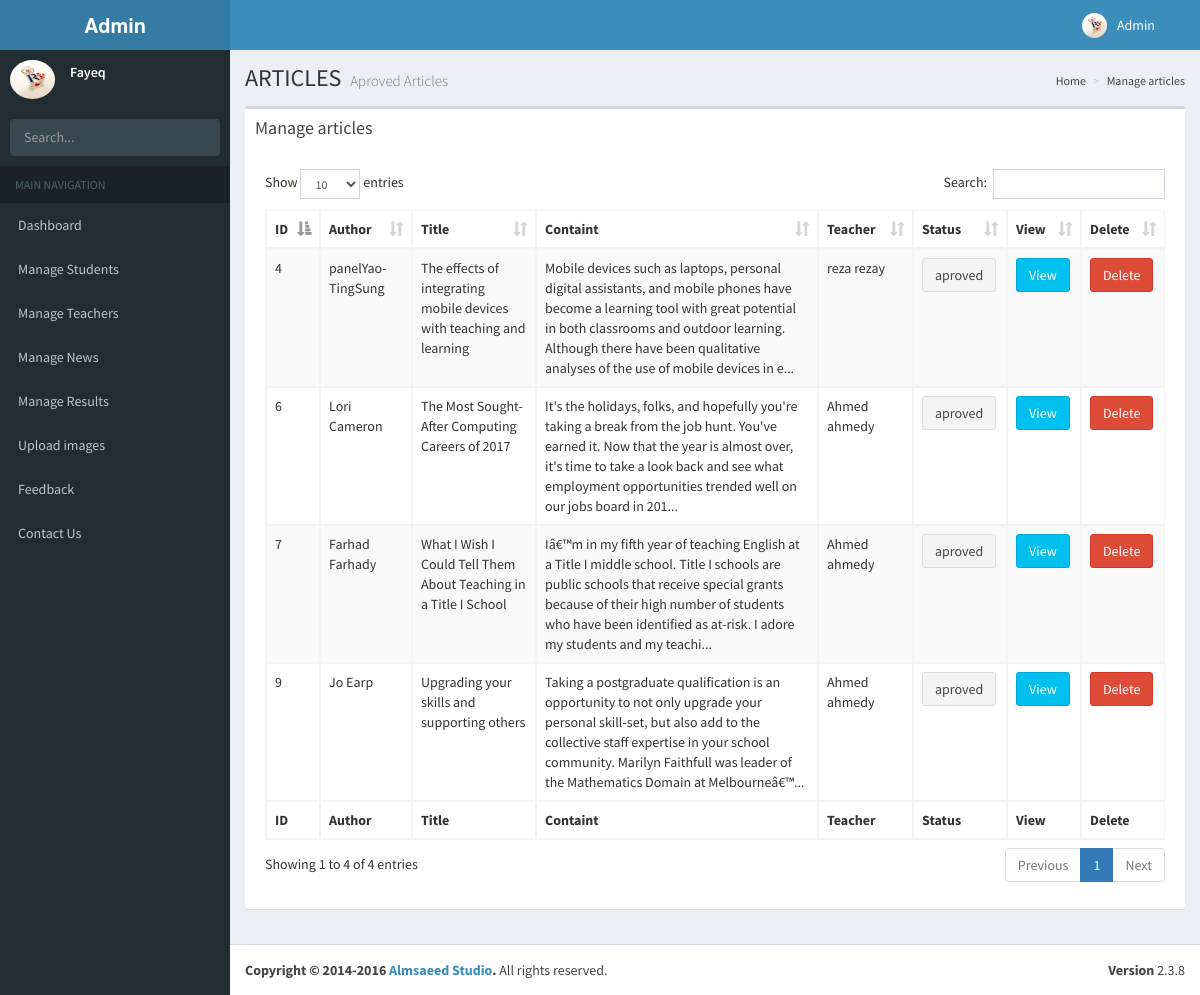
Page /admin/articles.php (signed in) on the committed database.
### tables this page shows
CREATE TABLE `articles` (
  `Article_id` int(11) NOT NULL,
  `Author_name` varchar(30) NOT NULL,
  `Article_title` varchar(200) NOT NULL,
  `Article_body` text NOT NULL,
  `Teacher_id` int(11) NOT NULL,
  `uploadDate` date NOT NULL,
  `Article_status` enum('aproved','notaproved') NOT NULL DEFAULT 'notaproved'
);

CREATE TABLE `teachers` (
  `Teacher_id` int(11) NOT NULL,
  `First_name` varchar(15) NOT NULL,
  `Last_name` varchar(15) NOT NULL,
  `User_name` varchar(20) NOT NULL,
  `Password` varchar(70) NOT NULL,
  `image` varchar(30) NOT NULL,
  `Gender` varchar(6) NOT NULL,
  `DOB` varchar(15) NOT NULL,
  `Address` text NOT NULL,
  `Phone` varchar(12) NOT NULL,
  `Faculty_id` int(11) DEFAULT NULL,
  `token` varchar(11) DEFAULT NULL,
  `status` enum('block','unblock') NOT NULL DEFAULT 'unblock'
);

### admin/articles.php (the view, shortened to what this page needs)
<?php
include'actions/database.php';
include('top_header.php');
include('left_menu.php');
$getArticles=$connect->query("SELECT *FROM articles JOIN teachers ON articles.Teacher_id=teachers.Teacher_id where articles.Article_status='aproved'");
?>
	<div class="content-wrapper">
    <section class="content-header">
      <h1>
        ARTICLES
        <small>Aproved Articles</small>
      </h1>
      <ol class="breadcrumb">
        <li><a href="#"><i class="fa fa-dashboard"></i> Home</a></li>
        <li><a href="#">Manage articles</a></li>
      </ol>
    </section>
        <section class="content">
      <div class="row">
        <div class="col-xs-12">
          <div class="box">
            <div class="box-header">
              <h3 class="box-title">Manage articles</h3>
            </div>
            <div class="box-body">
            <div class="box-body" style="overflow-x: scroll;">
              <table id="example1" class="table table-bordered table-striped">
                <thead>
                <tr>
                  <th>ID</th>
                  <th>Author</th>
                  <th>Title</th>
                  <th>Containt</th>
                  <th>Teacher</th>
                  <th>Status</th>
                  <th>View</th>
                  <th>Delete</th>
                </tr>
                </thead>
                <tbody>
                  <?php while($r=$getArticles->fetch_object()){?>
                      <tr>
                        <td><?php echo $r->Article_id?></td>
                        <td><?php echo $r->Author_name?></td>
                        <td><?php echo $r->Article_title?></td>
                        <td><?php echo substr($r->Article_body,0,250).'...'?></td>
                        <td><?php echo $r->First_name.' '.$r->Last_name?></td>
                        <td><a href="actions/aprove_article.php?aid=<?php echo $r->Article_id?>"><button class="btn btn-default"><?php echo $r->Article_status?></button></a></td>
                        <td><a href="../web/artilce_details.php?aid=<?php echo $r->Article_id?>"><button class="btn btn-info">View</button></a></td>
                        <td><a href="actions/delete_article.php?aid=<?php echo $r->Article_id?>" onclick="return confirm('Are You Sure?')"><button class="btn btn-danger">Delete</button></a></td>
                      </tr>
                  <?php }?>
                </tbody>
                <tfoot>
                 <tr>
                  <th>ID</th>
                  <th>Author</th>
                  <th>Title</th>
                  <th>Containt</th>
                  <th>Teacher</th>
                  <th>Status</th>
                  <th>View</th>
                  <th>Delete</th>
                </tr>
                </tfoot>
              </table>
            </div>
            </div>
          </div>
        </div>
      </div>
    </section>
  </div>
<?php
include('footer.php');
?>

### rows in the picture
articles: Article_id "4", Author_name "panelYao-TingSung", Article_title "The effects of integrating mobile devices with teaching and learning", Article_body "Mobile devices such as laptops, personal digital assistants, and mobile phones have become a learning tool with great potential in both classrooms and outdoor learning. Although there have been qualitative analyses of the use of mobile devices in e", Teacher.First_name "reza", Teacher.Last_name "rezay", Article_status "aproved"
articles: Article_id "6", Author_name "Lori Cameron", Article_title "The Most Sought-After Computing Careers of 2017", Article_body "It's the holidays, folks, and hopefully you're taking a break from the job hunt. You've earned it. Now that the year is almost over, it's time to take a look back and see what employment opportunities trended well on our jobs board in 201", Teacher.First_name "Ahmed", Teacher.Last_name "ahmedy", Article_status "aproved"
articles: Article_id "7", Author_name "Farhad Farhady", Article_title "What I Wish I Could Tell Them About Teaching in a Title I School", Article_body "Iâ€™m in my fifth year of teaching English at a Title I middle school. Title I schools are public schools that receive special grants because of their high number of students who have been identified as at-risk. I adore my students and my teachi", Teacher.First_name "Ahmed", Teacher.Last_name "ahmedy", Article_status "aproved"
articles: Article_id "9", Author_name "Jo Earp", Article_title "Upgrading your skills and supporting others", Article_body "Taking a postgraduate qualification is an opportunity to not only upgrade your personal skill-set, but also add to the collective staff expertise in your school community. Marilyn Faithfull was leader of the Mathematics Domain at Melbourneâ€™", Teacher.First_name "Ahmed", Teacher.Last_name "ahmedy", Article_status "aproved"
